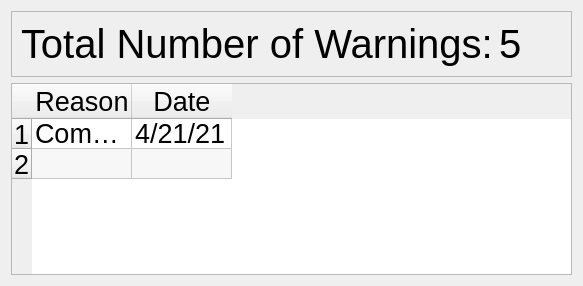
          <widget class="QWidget" name="warningspage">
           <layout class="QGridLayout" name="gridLayout_37">
            <item row="0" column="0">
             <widget class="QFrame" name="frame_39">
              <property name="sizePolicy">
               <sizepolicy hsizetype="Maximum" vsizetype="Maximum">
                <horstretch>0</horstretch>
                <verstretch>0</verstretch>
               </sizepolicy>
              </property>
              <property name="styleSheet">
               <string notr="true">font-size: 30pt;</string>
              </property>
              <property name="frameShape">
               <enum>QFrame::StyledPanel</enum>
              </property>
              <property name="frameShadow">
               <enum>QFrame::Raised</enum>
              </property>
              <layout class="QHBoxLayout" name="horizontalLayout_11">
               <item>
                <widget class="QLabel" name="warningTitle">
                 <property name="sizePolicy">
                  <sizepolicy hsizetype="Maximum" vsizetype="Maximum">
                   <horstretch>0</horstretch>
                   <verstretch>0</verstretch>
                  </sizepolicy>
                 </property>
                 <property name="text">
                  <string>Total Number of Warnings:</string>
                 </property>
                </widget>
               </item>
               <item>
                <widget class="QLabel" name="warningNumber">
                 <property name="sizePolicy">
                  <sizepolicy hsizetype="Maximum" vsizetype="Maximum">
                   <horstretch>0</horstretch>
                   <verstretch>0</verstretch>
                  </sizepolicy>
                 </property>
                 <property name="text">
                  <string>5</string>
                 </property>
                </widget>
               </item>
               <item>
                <spacer name="horizontalSpacer_5">
                 <property name="orientation">
                  <enum>Qt::Horizontal</enum>
                 </property>
                 <property name="sizeHint" stdset="0">
                  <size>
                   <width>40</width>
                   <height>20</height>
                  </size>
                 </property>
                </spacer>
               </item>
              </layout>
             </widget>
            </item>
            <item row="1" column="0">
             <widget class="QTableWidget" name="warningsTableWidget">
              <property name="sizePolicy">
               <sizepolicy hsizetype="Preferred" vsizetype="Preferred">
                <horstretch>0</horstretch>
                <verstretch>0</verstretch>
               </sizepolicy>
              </property>
              <property name="styleSheet">
               <string notr="true">font-size: 20pt;</string>
              </property>
              <property name="alternatingRowColors">
               <bool>true</bool>
              </property>
              <property name="selectionBehavior">
               <enum>QAbstractItemView::SelectRows</enum>
              </property>
              <row>
               <property name="text">
                <string>1</string>
               </property>
              </row>
              <row>
               <property name="text">
                <string>2</string>
               </property>
              </row>
              <column>
               <property name="text">
                <string>Reason</string>
               </property>
              </column>
              <column>
               <property name="text">
                <string>Date</string>
               </property>
              </column>
              <item row="0" column="0">
               <property name="text">
                <string>Complaint against a delivery company</string>
               </property>
              </item>
              <item row="0" column="1">
               <property name="text">
                <string>4/21/21</string>
               </property>
              </item>
             </widget>
            </item>
           </layout>
          </widget>
